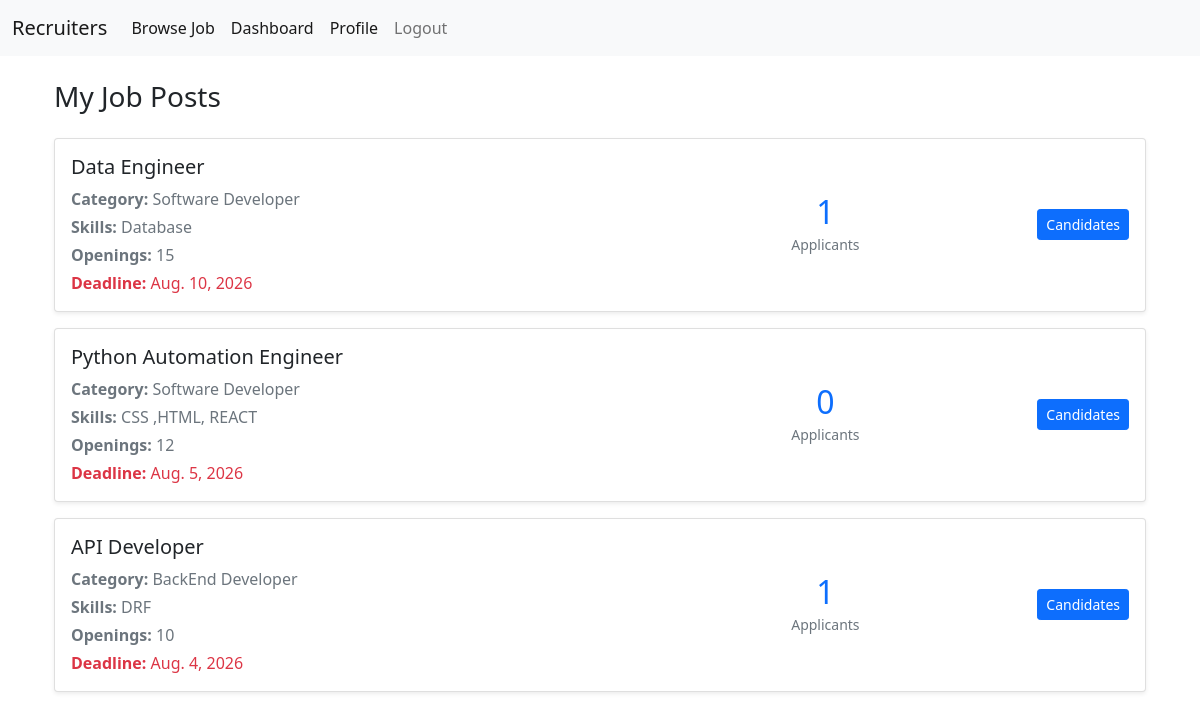
The app's page /dashboard/ (signed in) with its own data.
### JobPortalApp/models.py (models this page shows, shortened)
class UserModel(AbstractUser):
    USER_TYPES = [
        ('Recruiters','Recruiters'),
        ('Jobseekers','Jobseekers'),
    ]
    display_name = models.CharField(max_length=120,null=True)
    user_type = models.CharField(choices=USER_TYPES,max_length=20,null=True)

class JobPostModel(models.Model):
    title = models.CharField(max_length=100,null=True)
    numer_of_opening = models.PositiveBigIntegerField(null=True)
    category = models.ForeignKey(
        categoryModel,
        on_delete=models.CASCADE,
        null=True
        )
    post_by = models.ForeignKey(
        RecruitersModel,
        on_delete=models.CASCADE,
        related_name='job_post_info',
        null=True
        )
    desciption = models.TextField(null=True)
    skill_set = models.CharField(null=True)
    deadline = models.DateField(null=True)
    created_at = models.DateField(auto_now_add=True,null=True)
    updated_at = models.DateField(auto_now_add=True,null=True)

class categoryModel(models.Model):
    name = models.CharField(max_length=100,null=True)

### JobPortalApp/views.py (the view)
# urls.py: path('dashboard/',dashboard,name='dashboard'),
@login_required
def dashboard(request):
    job_data = JobPostModel.objects.none()
    seeker_data = None
    recruiter_data = None
    if request.user.user_type == 'Jobseekers':
        try:
            seeker_data = request.user.seeker_profile
        except SeekeerModel.DoesNotExist:
            messages.warning(request,'Please Update your profile first')
            return redirect('update_profile')
        seeker_skill = seeker_data.skill_set
        if seeker_skill:
            for skill in seeker_skill.split(','):
                cleaned_skill = skill.strip()
                if cleaned_skill:
                    job_data |= JobPostModel.objects.filter(
                        skill_set__icontains=cleaned_skill
                    )
        job_data = job_data.distinct()
    elif request.user.user_type == 'Recruiters':
        try:
            recruiter_data = request.user.recruiter_profile
        except RecruitersModel.DoesNotExist:
            messages.warning(request,'Please Update your profile first')
            return redirect('update_profile')
        job_data = JobPostModel.objects.filter(
            post_by=recruiter_data
        ).annotate(
            applicant_count=Count('applied_post_info')
        )
    context = {
        'job_data': job_data,
        'seeker_data': seeker_data,
        'recruiter_data': recruiter_data,
        'title': 'Dashboard',
    }
    return render(request,'dashboard.html',context)

### JobPortalApp/templates/dashboard.html
{% extends 'master/base.html' %}
{% block content %}
<div class="container mt-4">
    {% if request.user.user_type == 'Jobseekers' %}
        <h3 class="mb-4">
            Jobs Matching Your Skills
        </h3>
        {% for job in job_data %}
        <div class="card mb-3 shadow-sm">
            <div class="card-body">
                <div class="d-flex">
                    <div class="flex-shrink-0 me-3">
                        {% if job.post_by.logo %}
                            <img
                                src="{{ job.post_by.logo.url }}"
                                alt="{{ job.post_by.company_name }}"
                                class="rounded"
                                style="
                                    width: 80px;
                                    height: 80px;
                                    object-fit: cover;
                                "
                            >
                        {% endif %}
                    </div>
                    <div class="flex-grow-1">
                        <h5 class="mb-1">
                            {{ job.title }}
                        </h5>
                        <p class="mb-1 text-muted">
                            <strong>Company:</strong>
                            {{ job.post_by.company_name }}
                        </p>
                        <p class="mb-1 text-muted">
                            <strong>Category:</strong>
                            {{ job.category.name }}
                        </p>
                        <p class="mb-1 text-muted">
                            <strong>Skills:</strong>
                            {{ job.skill_set }}
                        </p>
                        <p class="mb-0 text-danger">
                            <strong>Deadline:</strong>
                            {{ job.deadline }}
                        </p>
                    </div>
                    <div class="text-end">
                        <a href="{% url 'job_details' job.id %}" class="btn btn-sm btn-info">View</a>
                        <a
                            href="{% url 'apply_job' job.id %}" class="btn btn-sm btn-success"> Apply
                        </a>
                    </div>
                </div>
            </div>
        </div>
        {% empty %}
            <div class="alert alert-info">
                No jobs matching your skills were found.
            </div>
        {% endfor %}
    {% elif request.user.user_type == 'Recruiters' %}
        <h3 class="mb-4">
            My Job Posts
        </h3>
        {% for job in job_data %}
        <div class="card mb-3 shadow-sm">
            <div class="card-body">
                <div class="row align-items-center">
                    <div class="col-md-7">
                        <h5 class="mb-2">
                            {{ job.title }}
                        </h5>
                        <p class="mb-1 text-muted">
                            <strong>Category:</strong>
                            {{ job.category.name }}
                        </p>
                        <p class="mb-1 text-muted">
                            <strong>Skills:</strong>
                            {{ job.skill_set }}
                        </p>
                        <p class="mb-1 text-muted">
                            <strong>Openings:</strong>
                            {{ job.numer_of_opening }}
                        </p>
                        <p class="mb-0 text-danger">
                            <strong>Deadline:</strong>
                            {{ job.deadline }}
                        </p>
                    </div>
                    <div class="col-md-3 text-center">
                        <h2 class="text-primary mb-0">
                            {{ job.applicant_count }}
                        </h2>
                        <small class="text-muted">
                            Applicants
                        </small>
                    </div>
                    <div class="col-md-2 text-end">
                        <a
                            href="{% url 'candidate_list' job.id %}"
                            class="btn btn-sm btn-primary"
                        >
                            Candidates
                        </a>
                    </div>
                </div>
            </div>
        </div>
        {% empty %}
            <div class="alert alert-info">
                You have not posted any jobs yet.
            </div>
        {% endfor %}
    {% endif %}
</div>
{% endblock %}

### JobPortalApp/templates/master/nav.html (shortened to what this page needs)
<nav class="navbar navbar-expand-lg navbar-light bg-light">
  <div class="container-fluid">
    <a class="navbar-brand" href="#">{{request.user.user_type}}</a>
    <div class="collapse navbar-collapse" id="navbarNav">
      <ul class="navbar-nav">
        <li class="nav-item">
          <a class="nav-link active" aria-current="page" href="{% url 'browse_job' %}">Browse Job</a>
        </li>
         {% if request.user.is_authenticated  %}
        <li class="nav-item">
          <a class="nav-link active" aria-current="page" href="{% url 'dashboard' %}">Dashboard</a>
        </li>
        <li class="nav-item">
          <a class="nav-link active" aria-current="page" href="{% url 'profile_view' %}">Profile</a>
        </li>
        <li class="nav-item">
          <a class="nav-link" href="{% url 'logout_page' %}">Logout</a>
        </li>
        {% endif %}
      </ul>
    </div>
  </div>
</nav>

### records on screen
UserModel: user.user_type "Recruiters"
JobPostModel: title "Data Engineer", category.name "Software Developer", skill_set "Database", numer_of_opening "15", deadline "Aug. 10, 2026", applicant_count "1"
JobPostModel: title "Python Automation Engineer", category.name "Software Developer", skill_set "CSS ,HTML, REACT", numer_of_opening "12", deadline "Aug. 5, 2026", applicant_count "0"
JobPostModel: title "API Developer", category.name "BackEnd Developer", skill_set "DRF", numer_of_opening "10", deadline "Aug. 4, 2026", applicant_count "1"
